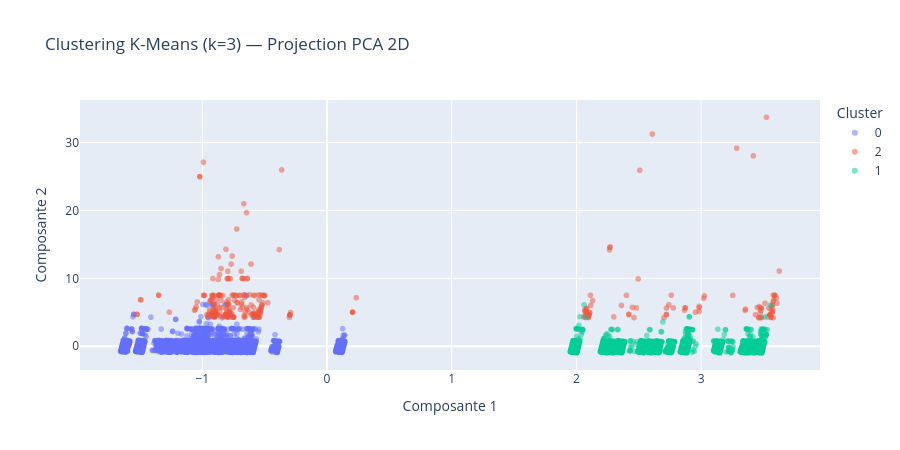

The code cell stored with this chart in its notebook:
### Code cell
# Appliquer le K choisi — modifie si nécessaire
K_FINAL = best_k  # ou remplace par un entier ex: K_FINAL = 4

kmeans = KMeans(n_clusters=K_FINAL, random_state=42, n_init=10)
df_ml['cluster'] = kmeans.fit_predict(X_scaled)

sil = silhouette_score(X_scaled, df_ml['cluster'])
print(f'Score de silhouette final : {sil:.3f}')

# Visualisation PCA 2D
pca = PCA(n_components=2, random_state=42)
coords = pca.fit_transform(X_scaled)
df_ml['pca1'] = coords[:, 0]
df_ml['pca2'] = coords[:, 1]

fig = px.scatter(
    df_ml, x='pca1', y='pca2',
    color=df_ml['cluster'].astype(str),
    title=f'Clustering K-Means (k={K_FINAL}) — Projection PCA 2D',
    labels={'pca1': 'Composante 1', 'pca2': 'Composante 2', 'color': 'Cluster'},
    opacity=0.5, height=450
)
fig.show()

### Figure 1 — Plotly figure (JSON) as saved in the notebook; plotly's stock layout.template omitted (floating-point values rounded to 4 significant figures; data arrays with more than 128 entries replaced by an {"elided": "..."} marker saying what was removed)
{"data": [{"hovertemplate": "Cluster=0<br>Composante 1=%{x}<br>Composante 2=%{y}<extra></extra>", "legendgroup": "0", "marker": {"color": "#636efa", "opacity": 0.5, "symbol": "circle"}, "mode": "markers", "name": "0", "showlegend": true, "type": "scattergl", "x": {"elided": "23295 float values"}, "xaxis": "x", "y": {"elided": "23295 float values"}, "yaxis": "y"}, {"hovertemplate": "Cluster=2<br>Composante 1=%{x}<br>Composante 2=%{y}<extra></extra>", "legendgroup": "2", "marker": {"color": "#EF553B", "opacity": 0.5, "symbol": "circle"}, "mode": "markers", "name": "2", "showlegend": true, "type": "scattergl", "x": {"elided": "299 float values"}, "xaxis": "x", "y": {"elided": "299 float values"}, "yaxis": "y"}, {"hovertemplate": "Cluster=1<br>Composante 1=%{x}<br>Composante 2=%{y}<extra></extra>", "legendgroup": "1", "marker": {"color": "#00cc96", "opacity": 0.5, "symbol": "circle"}, "mode": "markers", "name": "1", "showlegend": true, "type": "scattergl", "x": {"elided": "7910 float values"}, "xaxis": "x", "y": {"elided": "7910 float values"}, "yaxis": "y"}], "layout": {"height": 450, "legend": {"title": {"text": "Cluster"}, "tracegroupgap": 0}, "title": {"text": "Clustering K-Means (k=3) — Projection PCA 2D"}, "xaxis": {"anchor": "y", "domain": [0, 1], "title": {"text": "Composante 1"}}, "yaxis": {"anchor": "x", "domain": [0, 1], "title": {"text": "Composante 2"}}}}
